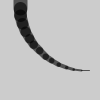
Frame 1 (no input)
Frame 2 (the mouse pressed at the canvas centre, redrawn once): identical to frame 1, image omitted

The Processing sketch that drew this single still picture (run headless with seeded random() and noise(); the mouse was pressed at the canvas centre and the sketch redrawn once):

// Processing sketch: _04
// ── _04.pde
int x = 20; // X-coordinate
int u = 14; // Units
float a = -0.12; // Angle

void setup() {
  size(100, 100);
  stroke(0, 153);
  smooth();
  noLoop();
}

void draw() {
  background(204);
  tail(x, u, a);
}

void tail(int xpos, int units, float angle) {
  pushMatrix();
  translate(xpos, 0);
  for (int i = units; i > 0; i--) { // Count in reverse
    strokeWeight(i);
    line(0, 0, 0, 8);
    translate(0, 8);
    rotate(angle);
  }
  popMatrix();
}
